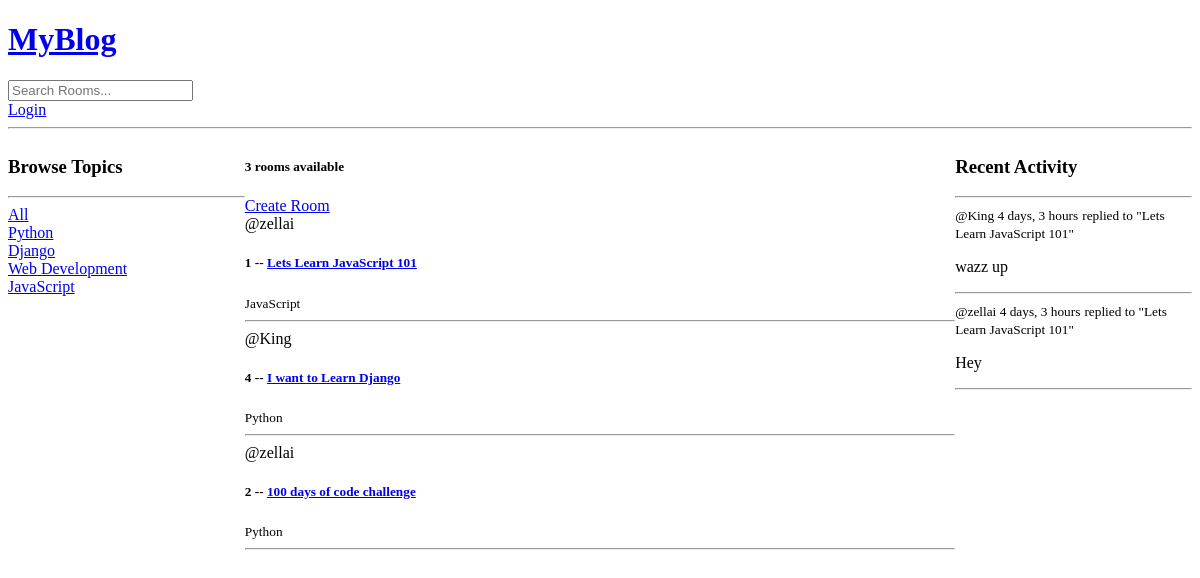
The app's page /, older data.
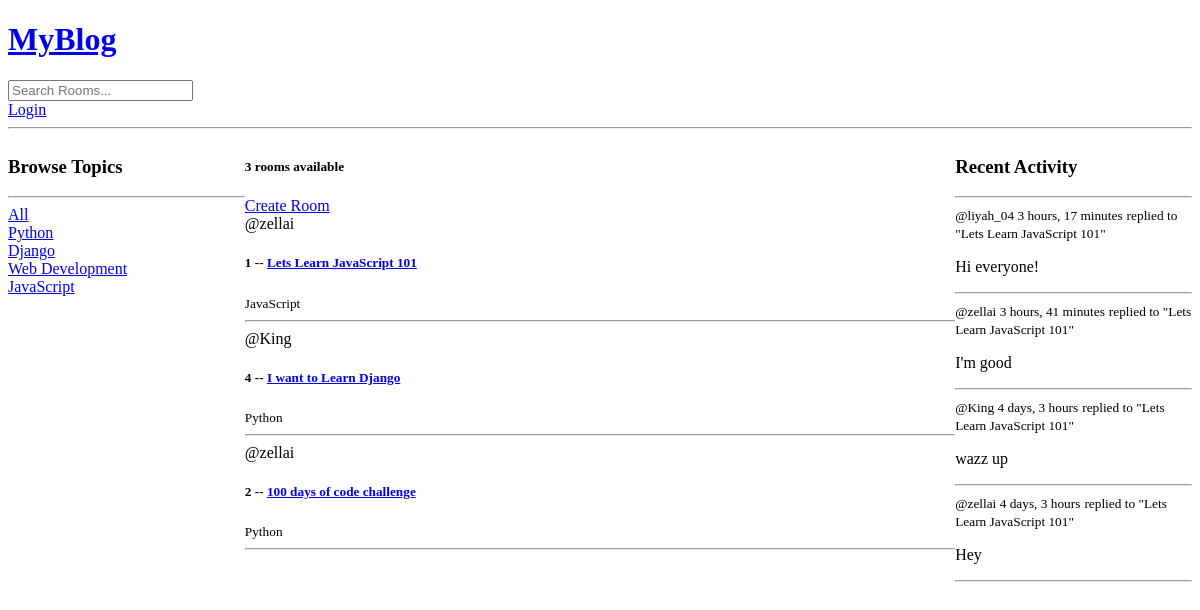
The same page, newer data.
### base/models.py (models this page shows, shortened)
class Topic(models.Model):
    name = models.CharField(max_length=200)

class Room(models.Model):
    host = models.ForeignKey(User, on_delete=models.SET_NULL, null=True)
    topic = models.ForeignKey(Topic, on_delete=models.SET_NULL, null=True)
    name = models.CharField(max_length=200)
    description = models.TextField(null=True, blank=True)
    participants = models.ManyToManyField(User, related_name='participants', blank=True)
    updated = models.DateTimeField(auto_now=True)
    created = models.DateTimeField(auto_now_add=True)
    class Meta:
        ordering = ['-updated', '-created']
    def __str__(self):
        return self.name

class Message(models.Model):
    user = models.ForeignKey(User, on_delete=models.CASCADE)
    room = models.ForeignKey(Room, on_delete=models.CASCADE)
    body = models.TextField()
    updated = models.DateTimeField(auto_now=True)
    created = models.DateTimeField(auto_now_add=True)
    class Meta:
        ordering = ['-updated', '-created']
    def __str__(self):
        return self.body[0:50]

### base/views.py (the view)
# urls.py: path('', views.home, name="home"),
def home(request):
    q = request.GET.get('q') if request.GET.get('q') != None else ''
    rooms = Room.objects.filter(
        Q(topic__name__icontains=q) |
        Q(name__icontains=q) |
        Q(description__icontains=q)
    )
    topics = Topic.objects.all()
    room_count = rooms.count()
    room_messages = Message.objects.filter(Q(room__topic__name__icontains=q))
    context = {
        'rooms': rooms,
        'topics': topics,
        'room_count':room_count,
        'room_messages':room_messages
        }
    return render(request, 'base/home.html', context)

### base/templates/base/home.html (shortened to what this page needs)
{% extends 'main.html' %}
{% block content %}
<div class="home-container">
    <div>
        {% include 'base/topics_component.html' %}
    </div>
    <div>
        <h5>{{room_count}} rooms available</h5>
        <a href="{% url 'create-room' %}">Create Room</a>
        {% include 'base/feed_component.html' %}
    </div>
    <div>
       {% include 'base/activity_component.html' %}
    </div>
</div>
{% endblock %}

### base/templates/base/topics_component.html
<h3>Browse Topics</h3>
        <hr>
        <div>
            <a href="{% url 'home' %}">All</a>
        </div>
        {% for topic in topics %}
            <div>
                <a href="{% url 'home' %}?q={{topic.name}}">{{topic.name}}</a>
            </div>
        {% endfor %}

### base/templates/base/feed_component.html (shortened to what this page needs)
        <div>
            {% for room in rooms %}
                <div>
                    <span>@{{room.host.username}}</span>
                    <h5>{{room.id}} -- <a href="{% url 'room' room.id %}">{{room.name}}</a></h5>
                    <small>{{room.topic.name}}</small>
                    <hr>
                </div>
            {% endfor %}
        </div>

### base/templates/base/activity_component.html (shortened to what this page needs)
<h3>Recent Activity</h3>
<hr>
{% for message in room_messages %}
    <div>
        <small>@{{message.user}}  {{message.created|timesince}}</small>
        <small>replied to "{{message.room}}"</small>
        <p>{{message}}</p>
        <hr>
    </div>
{% endfor %}

Row changes from the older to the newer data that the page shows:
added Message: user "liyah_04", created "3 hours, 17 minutes", room "Lets Learn JavaScript 101", body "Hi everyone!"
added Message: user "zellai", created "3 hours, 41 minutes", room "Lets Learn JavaScript 101", body "I'm good"
